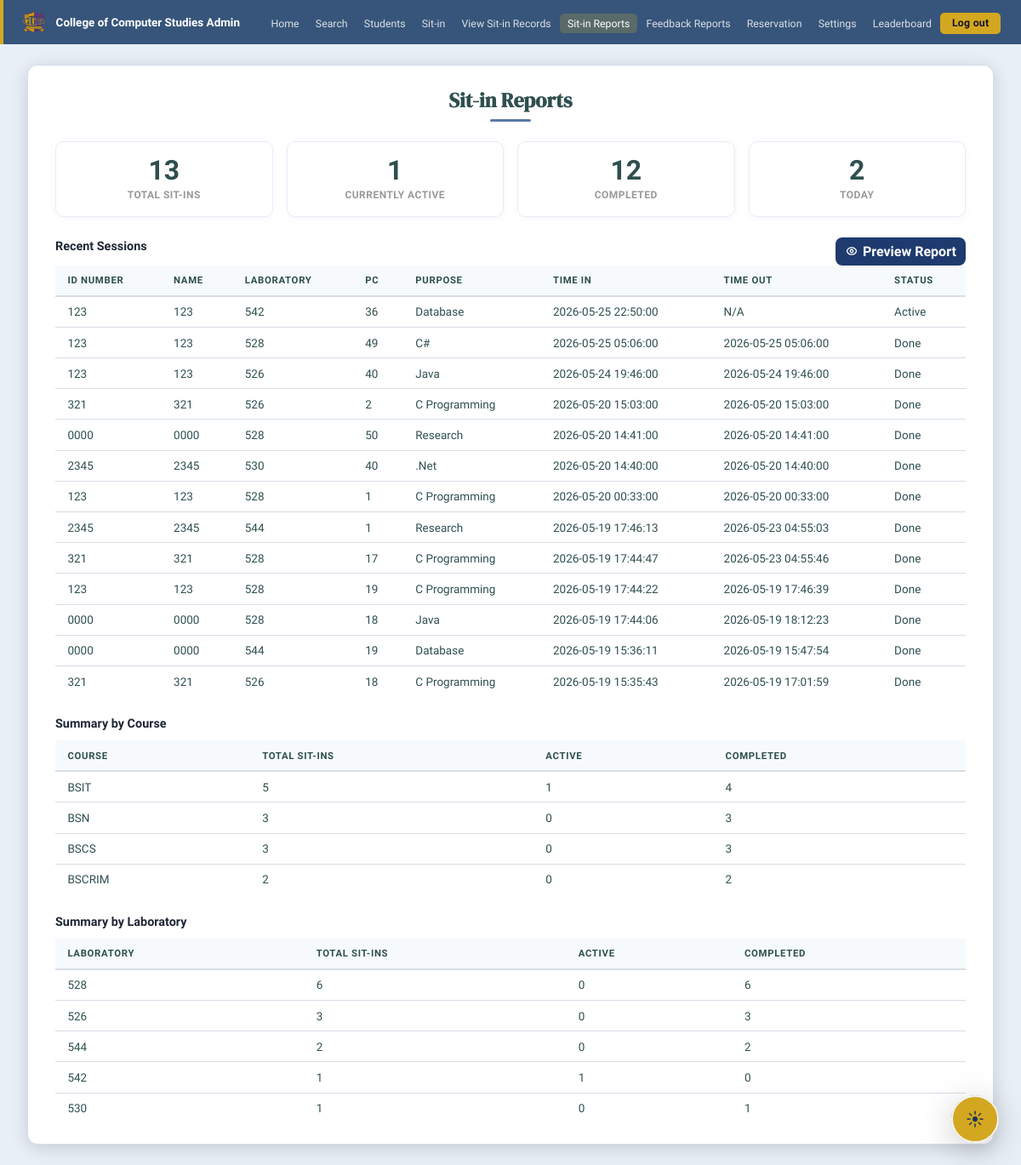
Before: /admin/sitin/reports (signed in) with the older database file.
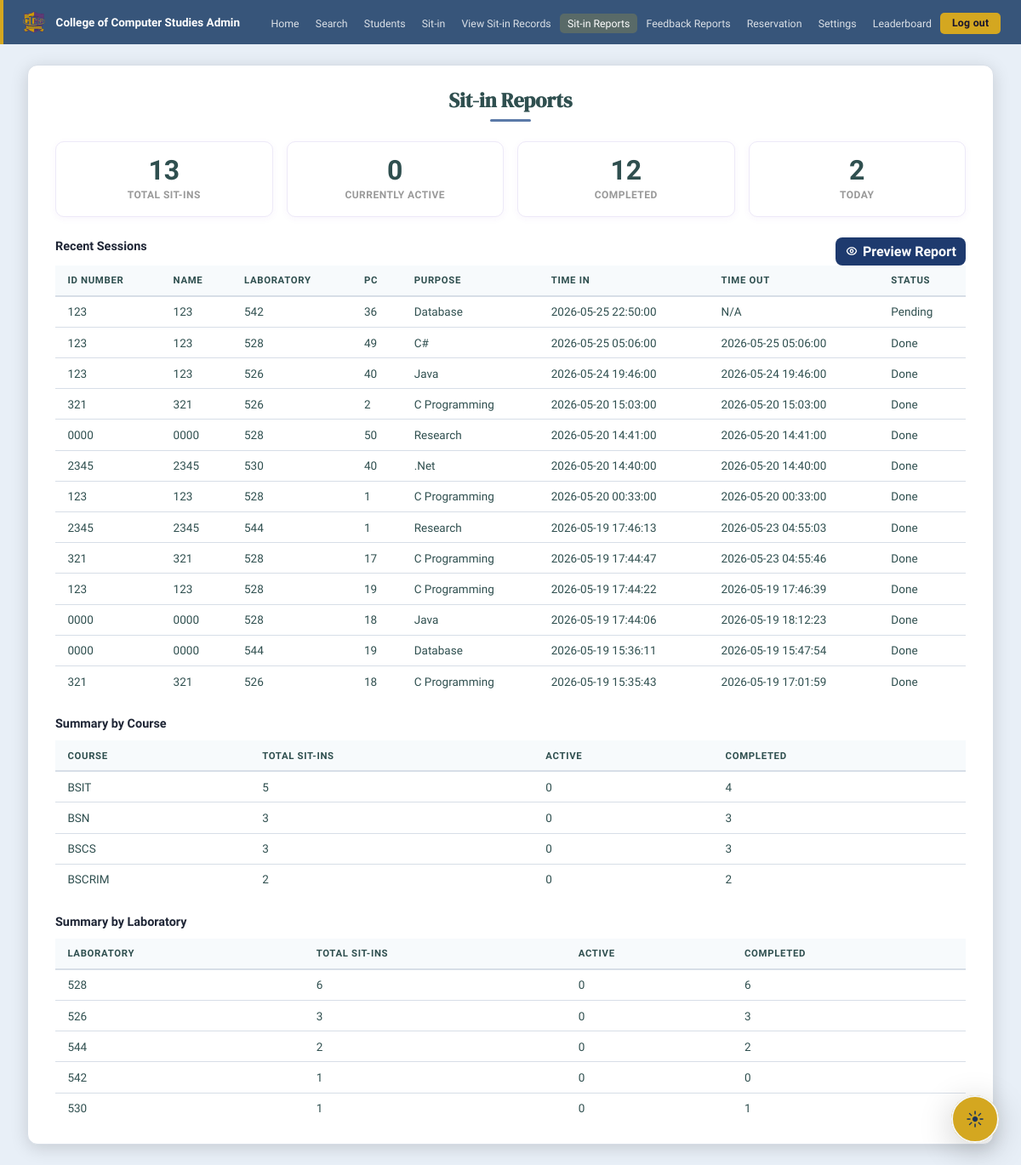
After: the same page with the newer database file.
### tables this page shows
CREATE TABLE sit_in_logs (
            id          INTEGER PRIMARY KEY AUTOINCREMENT,
            user_id     INTEGER NOT NULL,
            lab_room    TEXT DEFAULT '',
            purpose     TEXT DEFAULT '',
            time_in     DATETIME DEFAULT CURRENT_TIMESTAMP,
            time_out    DATETIME,
            status      TEXT DEFAULT 'Active', source TEXT DEFAULT 'admin', admin_remarks TEXT DEFAULT '', request_reason TEXT DEFAULT '', pc_number TEXT DEFAULT '', software TEXT DEFAULT '',
            FOREIGN KEY(user_id) REFERENCES users(id)
        );

CREATE TABLE users (
            id                 INTEGER PRIMARY KEY AUTOINCREMENT,
            id_number          TEXT UNIQUE NOT NULL,
            last_name          TEXT NOT NULL,
            first_name         TEXT NOT NULL,
            middle_name        TEXT DEFAULT '',
            course             TEXT DEFAULT '',
            course_level       INTEGER DEFAULT 1,
            email              TEXT DEFAULT '',
            address            TEXT DEFAULT '',
            password           TEXT NOT NULL,
            sessions_remaining INTEGER DEFAULT 30,
            is_admin           INTEGER DEFAULT 0,
            created_at         DATETIME DEFAULT CURRENT_TIMESTAMP
        , profile_pic TEXT DEFAULT '', must_change_password INTEGER DEFAULT 0, reservation_points INTEGER DEFAULT 0, reward_points INTEGER DEFAULT 0, completed_tasks INTEGER DEFAULT 0, admin_remarks TEXT DEFAULT '');

### SYSARCH32-SITIN-MONITORING-main/app.py (the view)
@app.route('/admin/sitin/reports')
@admin_required
def admin_sitin_reports():
    conn = get_db()
    leaderboard = leaderboard_entries(conn, limit=10)
    stats = {
        'total':  conn.execute("SELECT COUNT(*) FROM sit_in_logs WHERE COALESCE(source, 'admin') != 'login'").fetchone()[0],
        'active': conn.execute("SELECT COUNT(*) FROM sit_in_logs WHERE status='Active' AND COALESCE(source, 'admin') != 'login'").fetchone()[0],
        'done':   conn.execute("SELECT COUNT(*) FROM sit_in_logs WHERE status='Done' AND COALESCE(source, 'admin') != 'login'").fetchone()[0],
        'today':  conn.execute("SELECT COUNT(*) FROM sit_in_logs WHERE DATE(time_in)=DATE('now') AND COALESCE(source, 'admin') != 'login'").fetchone()[0],
    }
    by_course = [dict(r) for r in conn.execute('''
        SELECT u.course, COUNT(*) as total,
               SUM(CASE WHEN s.status='Active' THEN 1 ELSE 0 END) as active,
               SUM(CASE WHEN s.status='Done'   THEN 1 ELSE 0 END) as done
        FROM sit_in_logs s JOIN users u ON s.user_id=u.id
        WHERE COALESCE(s.source, 'admin') != 'login'
        GROUP BY u.course ORDER BY total DESC
    ''').fetchall()]
    by_lab = [dict(r) for r in conn.execute('''
        SELECT lab_room, COUNT(*) as total,
               SUM(CASE WHEN status='Active' THEN 1 ELSE 0 END) as active,
               SUM(CASE WHEN status='Done'   THEN 1 ELSE 0 END) as done
        FROM sit_in_logs
        WHERE COALESCE(source, 'admin') != 'login'
        GROUP BY lab_room ORDER BY total DESC
    ''').fetchall()]
    by_purpose = [dict(r) for r in conn.execute('''
        SELECT purpose, COUNT(*) as total FROM sit_in_logs
        WHERE COALESCE(source, 'admin') != 'login'
        GROUP BY purpose ORDER BY total DESC LIMIT 10
    ''').fetchall()]
    trend = [dict(r) for r in conn.execute('''
        SELECT DATE(time_in) as day, COUNT(*) as cnt
        FROM sit_in_logs
        WHERE time_in >= DATE('now', '-14 days') AND COALESCE(source, 'admin') != 'login'
        GROUP BY DATE(time_in) ORDER BY day
    ''').fetchall()]
    recent = [dict(r) for r in conn.execute('''
        SELECT s.id, u.id_number, u.id_number as name, s.lab_room, s.pc_number, s.purpose, s.time_in, s.time_out, s.status
        FROM sit_in_logs s JOIN users u ON s.user_id=u.id
        WHERE COALESCE(s.source, 'admin') != 'login'
        ORDER BY s.time_in DESC LIMIT 20
    ''').fetchall()]
    conn.close()
    return render_template('admin_sitin_reports.html', stats=stats, by_course=by_course,
                           by_lab=by_lab, by_purpose=by_purpose, trend=trend,
                           recent=recent, leaderboard=leaderboard, logo=get_logo())

### SYSARCH32-SITIN-MONITORING-main/app.py (called while the page is built)
def get_db():
    conn = sqlite3.connect(DB, timeout=30)
    conn.row_factory = sqlite3.Row
    conn.execute('PRAGMA foreign_keys = ON')
    conn.execute('PRAGMA busy_timeout = 30000')
    return conn

def fetch_user(conn, user_id):
    return conn.execute('SELECT * FROM users WHERE id=?', (user_id,)).fetchone()

def get_logo():
    conn = get_db()
    row = conn.execute("SELECT value FROM settings WHERE key='logo_filename'").fetchone()
    conn.close()
    return row['value'] if row else ''

def lab_capacity_map(conn):
    capacities = {lab: PC_COUNT for lab in LAB_ROOMS}
    for row in conn.execute('SELECT lab_room, capacity FROM lab_availability').fetchall():
        lab = normalize_lab_room(row['lab_room'])
        if not lab:
            continue
        try:
            capacities[lab] = max(1, int(row['capacity'] or PC_COUNT))
        except (TypeError, ValueError):
            capacities[lab] = PC_COUNT
    return capacities

@app.context_processor
def inject_lab_capacities():
    conn = get_db()
    try:
        return {'lab_capacities': lab_capacity_map(conn)}
    finally:
        conn.close()

### SYSARCH32-SITIN-MONITORING-main/templates/admin_sitin_reports.html (shortened to what this page needs)
{% extends "admin_base.html" %}
{% block content %}
<div class="page-card">
  <h1 class="page-title">Sit-in Reports</h1>
  <div class="rpt-summary">
    <div class="rpt-stat-card">
      <div class="rpt-stat-val">{{ stats.total }}</div>
      <div class="rpt-stat-lbl">Total Sit-ins</div>
    </div>
    <div class="rpt-stat-card">
      <div class="rpt-stat-val">{{ stats.active }}</div>
      <div class="rpt-stat-lbl">Currently Active</div>
    </div>
    <div class="rpt-stat-card">
      <div class="rpt-stat-val">{{ stats.done }}</div>
      <div class="rpt-stat-lbl">Completed</div>
    </div>
    <div class="rpt-stat-card">
      <div class="rpt-stat-val">{{ stats.today }}</div>
      <div class="rpt-stat-lbl">Today</div>
    </div>
  </div>
  <div style="margin-top:1.5rem;">
    <div class="rpt-table-header">
      <div style="display:flex;align-items:center;justify-content:space-between;gap:1rem;">
        <h3 class="rpt-section-title">Recent Sessions</h3>
        <div style="margin-left:auto;display:flex;align-items:center;gap:.6rem;">
          <a class="rpt-export" href="{{ url_for('admin_report_preview') }}" style="background:#1e3a6e;">
            Preview Report
          </a>
        </div>
      </div>
    </div>
    <table class="data-table">
      <thead>
        <tr><th>ID Number</th><th>Name</th><th>Laboratory</th><th>PC</th><th>Purpose</th><th>Time In</th><th>Time Out</th><th>Status</th></tr>
      </thead>
      <tbody>
        {% for row in recent %}
        <tr>
          <td>{{ row.id_number }}</td>
          <td>{{ row.name }}</td>
          <td>{{ row.lab_room }}</td>
          <td>{{ row.pc_number or 'N/A' }}</td>
          <td>{{ row.purpose }}</td>
          <td>{{ row.time_in }}</td>
          <td>{{ row.time_out or 'N/A' }}</td>
          <td>{{ row.status }}</td>
        </tr>
        {% else %}
        <tr><td colspan="8" class="no-data">No data available.</td></tr>
        {% endfor %}
      </tbody>
    </table>
  </div>
  <div style="margin-top:1.5rem;">
    <div class="rpt-table-header">
      <div style="display:flex;align-items:center;justify-content:space-between;">
        <h3 class="rpt-section-title">Summary by Course</h3>
      </div>
    </div>
    <table class="data-table">
      <thead>
        <tr><th>Course</th><th>Total Sit-ins</th><th>Active</th><th>Completed</th></tr>
      </thead>
      <tbody>
        {% for row in by_course %}
        <tr>
          <td>{{ row.course or 'N/A' }}</td>
          <td>{{ row.total }}</td>
          <td>{{ row.active }}</td>
          <td>{{ row.done }}</td>
        </tr>
        {% else %}
        <tr><td colspan="4" class="no-data">No data available.</td></tr>
        {% endfor %}
      </tbody>
    </table>
  </div>
  <div style="margin-top:1.5rem;">
    <div class="rpt-table-header">
      <div style="display:flex;align-items:center;justify-content:space-between;">
        <h3 class="rpt-section-title">Summary by Laboratory</h3>
      </div>
    </div>
    <table class="data-table">
      <thead>
        <tr><th>Laboratory</th><th>Total Sit-ins</th><th>Active</th><th>Completed</th></tr>
      </thead>
      <tbody>
        {% for row in by_lab %}
        <tr>
          <td>{{ row.lab_room or 'N/A' }}</td>
          <td>{{ row.total }}</td>
          <td>{{ row.active }}</td>
          <td>{{ row.done }}</td>
        </tr>
        {% else %}
        <tr><td colspan="4" class="no-data">No data available.</td></tr>
        {% endfor %}
      </tbody>
    </table>
  </div>
</div>
{% endblock %}

Changed rows visible on the page:
changed sit_in_logs: status "Active" → "Pending"
computed for users "BSIT": active "1" → "0"
Other visible differences:
{{ stats.active }}: "1" → "0"
new list line: "542 1 0 0"
list line gone: "542 1 1 0"
